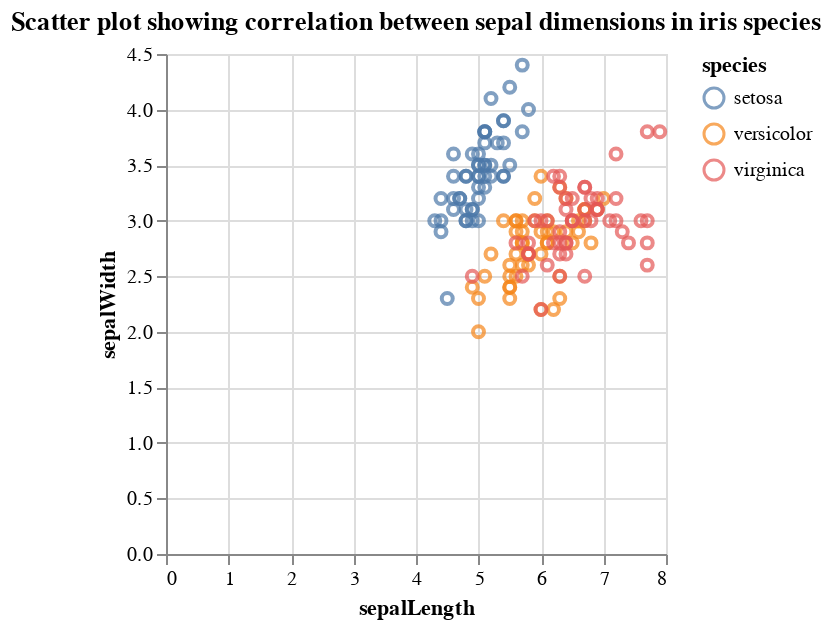

Here is the notebook cell this chart was saved with:
### Markdown cell above
# Scatter plot to show correlation between sepal dimensions

### Code cell
alt.Chart(iris, title='Scatter plot showing correlation between sepal dimensions in iris species').mark_point().encode(
    x='sepalLength',
    y='sepalWidth',
    color = 'species',
    ).properties(
    width=250,
    height=250
    )

### Figure 1 — Vega-Lite specification as saved in the notebook (floating-point values rounded to 4 significant figures; data arrays with more than 128 entries replaced by an {"elided": "..."} marker saying what was removed)
{"config": {"view": {"continuousWidth": 400, "continuousHeight": 300}}, "data": {"name": "data-a264acbd6e539a8b3afc0cb5f240fb57"}, "mark": "point", "encoding": {"color": {"type": "nominal", "field": "species"}, "x": {"type": "quantitative", "field": "sepalLength"}, "y": {"type": "quantitative", "field": "sepalWidth"}}, "height": 250, "title": "Scatter plot showing correlation between sepal dimensions in iris species", "width": 250, "$schema": "https://vega.github.io/schema/vega-lite/v4.8.1.json", "datasets": {"data-a264acbd6e539a8b3afc0cb5f240fb57": {"elided": "150 records"}}}
